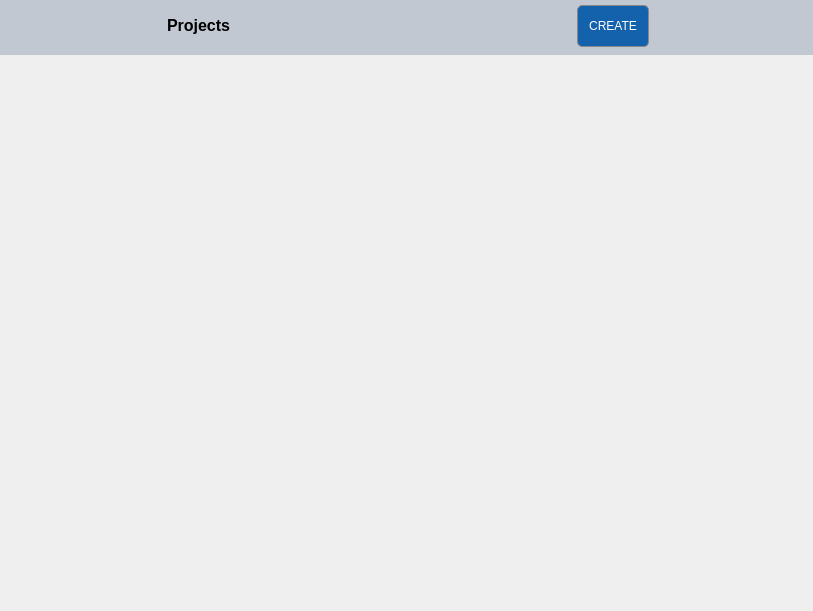
<?xml version="1.0" encoding="UTF-8"?>
<ui version="4.0">
 <class>TaskListWindow</class>
 <widget class="QWidget" name="TaskListWindow">
  <property name="geometry">
   <rect>
    <x>0</x>
    <y>0</y>
    <width>813</width>
    <height>611</height>
   </rect>
  </property>
  <property name="windowTitle">
   <string>Form</string>
  </property>
  <property name="styleSheet">
   <string notr="true"/>
  </property>
  <layout class="QVBoxLayout" name="verticalLayout">
   <property name="spacing">
    <number>0</number>
   </property>
   <property name="leftMargin">
    <number>0</number>
   </property>
   <property name="topMargin">
    <number>0</number>
   </property>
   <property name="rightMargin">
    <number>0</number>
   </property>
   <property name="bottomMargin">
    <number>0</number>
   </property>
   <item>
    <layout class="QVBoxLayout" name="verticalLayout_2" stretch="0,1">
     <property name="spacing">
      <number>5</number>
     </property>
     <property name="sizeConstraint">
      <enum>QLayout::SetMaximumSize</enum>
     </property>
     <property name="topMargin">
      <number>0</number>
     </property>
     <property name="bottomMargin">
      <number>0</number>
     </property>
     <item>
      <widget class="QWidget" name="widgetTitle" native="true">
       <property name="styleSheet">
        <string notr="true">background-color:rgb(194, 200, 210);
</string>
       </property>
       <layout class="QHBoxLayout" name="horizontalLayout">
        <property name="spacing">
         <number>0</number>
        </property>
        <property name="leftMargin">
         <number>0</number>
        </property>
        <property name="topMargin">
         <number>5</number>
        </property>
        <property name="rightMargin">
         <number>0</number>
        </property>
        <property name="bottomMargin">
         <number>5</number>
        </property>
        <item>
         <layout class="QHBoxLayout" name="horizontalLayout_2" stretch="1,0,1">
          <item>
           <spacer name="horizontalSpacer">
            <property name="orientation">
             <enum>Qt::Horizontal</enum>
            </property>
            <property name="sizeHint" stdset="0">
             <size>
              <width>40</width>
              <height>20</height>
             </size>
            </property>
           </spacer>
          </item>
          <item>
           <widget class="QWidget" name="widget_5" native="true">
            <property name="sizePolicy">
             <sizepolicy hsizetype="Fixed" vsizetype="Fixed">
              <horstretch>0</horstretch>
              <verstretch>0</verstretch>
             </sizepolicy>
            </property>
            <property name="minimumSize">
             <size>
              <width>500</width>
              <height>45</height>
             </size>
            </property>
            <property name="baseSize">
             <size>
              <width>600</width>
              <height>40</height>
             </size>
            </property>
            <widget class="QPushButton" name="btnCreateTask">
             <property name="geometry">
              <rect>
               <x>420</x>
               <y>0</y>
               <width>72</width>
               <height>42</height>
              </rect>
             </property>
             <property name="styleSheet">
              <string notr="true">
QPushButton
{
 width:70px;
 height:40px;
  color: white;
  background-color: #1362AB;
  border: 1px solid #888888;
  border-radius: 5px;
}

QPushButton:hover
{
  color: black;
  background-color: #1B91FF;
}

QPushButton:pressed
{
  color: white;
  background-color: #074680;
}</string>
             </property>
             <property name="text">
              <string>CREATE</string>
             </property>
            </widget>
            <widget class="QLabel" name="label">
             <property name="geometry">
              <rect>
               <x>10</x>
               <y>10</y>
               <width>81</width>
               <height>21</height>
              </rect>
             </property>
             <property name="font">
              <font>
               <pointsize>12</pointsize>
               <weight>75</weight>
               <bold>true</bold>
              </font>
             </property>
             <property name="text">
              <string>Projects</string>
             </property>
            </widget>
           </widget>
          </item>
          <item>
           <spacer name="horizontalSpacer_2">
            <property name="orientation">
             <enum>Qt::Horizontal</enum>
            </property>
            <property name="sizeHint" stdset="0">
             <size>
              <width>40</width>
              <height>20</height>
             </size>
            </property>
           </spacer>
          </item>
         </layout>
        </item>
       </layout>
      </widget>
     </item>
     <item>
      <widget class="QWidget" name="widgetContainer" native="true"/>
     </item>
    </layout>
   </item>
  </layout>
 </widget>
 <resources/>
 <connections/>
</ui>
